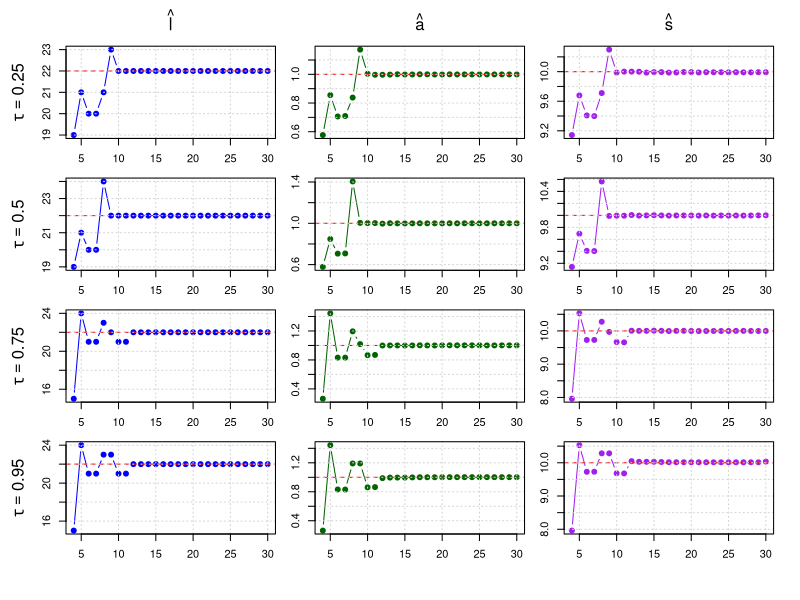

Write the R code that produced this figure.
# ---------------------------------------------------------------------------
# Generate Figures 3, 4a, and 4b for tau = 0.5, 0.75, 0.95
# ---------------------------------------------------------------------------

# Laplace Noise Generator
rlaplace <- function(n, location = 0, scale = 1) {
  u <- runif(n, -0.5, 0.5)
  location - scale * sign(u) * log(1 - 2 * abs(u))
}

# Quantile Loss
quantile_loss <- function(u, tau) {
  u * ( tau - (u < 0) )
}

# Weighted Quantile
med_weighted_tau <- function(I, l, s, tau) {
  T <- length(I)
  x <- I * exp(((1:T) - l)^2 / s^2)
  w <- exp(-((1:T) - l)^2 / s^2)
  o <- order(x)
  x_sorted <- x[o]
  w_sorted <- w[o]
  cum_w <- cumsum(w_sorted)
  cutoff <- tau * sum(w_sorted)
  k <- min(which(cum_w >= cutoff))
  return(x_sorted[k]) 
}

# Estimators
compute_a <- function(I, l, s, tau) {
  med_weighted_tau(I, l, s, tau)
}

objective_function <- function(I, a, l, s, tau) {
  t <- seq_along(I)
  fitted <- a * exp(-((t - l)^2) / s^2)
  u <- I - fitted
  mean(quantile_loss(u, tau))
}

search_best_s <- function(I, l, tau) {
  f_obj <- function(s) {
    a_hat <- compute_a(I, l, s, tau)
    objective_function(I, a_hat, l, s, tau)
  }
  optimize(f_obj, interval = c(1, 20), tol = 1e-4)$minimum
}

estimate_params <- function(I, tau, h) {
  losses <- sapply(1:h, function(l) {
    s_hat <- search_best_s(I, l, tau)
    a_hat <- compute_a(I, l, s_hat, tau)
    objective_function(I, a_hat, l, s_hat, tau)
  })
  l_hat <- which.min(losses)
  s_hat <- search_best_s(I, l_hat, tau)
  a_hat <- compute_a(I, l_hat, s_hat, tau)
  list(l_hat = l_hat, s_hat = s_hat, a_hat = a_hat)
}

# ---------------------------------------------------------------------------
# Settings
# ---------------------------------------------------------------------------
A_true <- 1
L_true <- 22
S_true <- 10
snr <- 1000
seed <- 280
h <- 30
T_vals <- 4:h
taus <- c(0.25, 0.5, 0.75, 0.95)

pdf(file = "fig3_4a_4b_combined.pdf", width = 8, height = 8)
par(mfrow = c(4, 3), mar = c(2, 2, 1, 1), oma = c(3, 3, 2.5, 1))  # reduce inner margins, use outer margins

for (tau in taus) {
  set.seed(seed)
  signal_full <- A_true * exp(-((1:h) - L_true)^2 / S_true^2)
  b <- A_true / (sqrt(2) * snr)
  noise_full <- rlaplace(h, scale = b)
  I_full <- signal_full + noise_full
  
  l_hats <- numeric(length(T_vals))
  a_hats <- numeric(length(T_vals))
  s_hats <- numeric(length(T_vals))
  
  for (i in seq_along(T_vals)) {
    T <- T_vals[i]
    I_T <- I_full[1:T]
    est <- estimate_params(I_T, tau, h)
    l_hats[i] <- est$l_hat
    a_hats[i] <- est$a_hat
    s_hats[i] <- est$s_hat
  }
  
  # Column 1: l_hat(T)
  plot(T_vals, l_hats, type = "b", col = "blue", pch = 19,
       xlab = "", ylab = "", main = "", axes = FALSE)
  abline(h = L_true, col = "red", lty = 2)
  grid()
  box()
  axis(1); axis(2)
  if (tau == taus[1]) mtext(expression(hat(l)), side = 3, line = 1)
  mtext(bquote(tau == .(tau)), side = 2, line = 3)
  
  # Column 2: a_hat(T)
  plot(T_vals, a_hats, type = "b", col = "darkgreen", pch = 19,
       xlab = "", ylab = "", main = "", axes = FALSE)
  abline(h = A_true, col = "red", lty = 2)
  grid()
  box()
  axis(1); axis(2)
  if (tau == taus[1]) mtext(expression(hat(a)), side = 3, line = 1)
  
  # Column 3: s_hat(T)
  plot(T_vals, s_hats, type = "b", col = "purple", pch = 19,
       xlab = "", ylab = "", main = "", axes = FALSE)
  abline(h = S_true, col = "red", lty = 2)
  grid()
  box()
  axis(1); axis(2)
  if (tau == taus[1]) mtext(expression(hat(s)), side = 3, line = 1)
}

dev.off()
cat("Cleaned combined plot saved as 'fig3_4a_4b_combined.pdf'\n")
